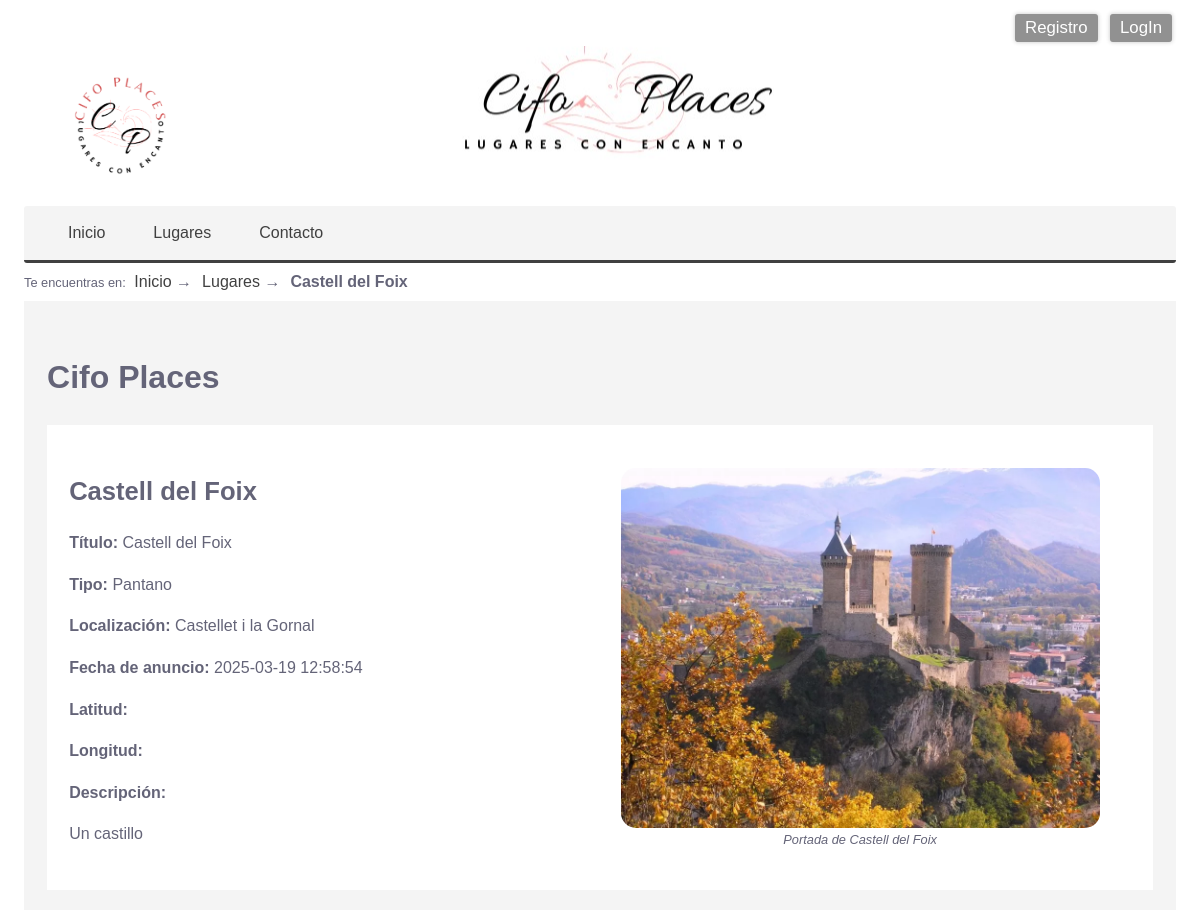
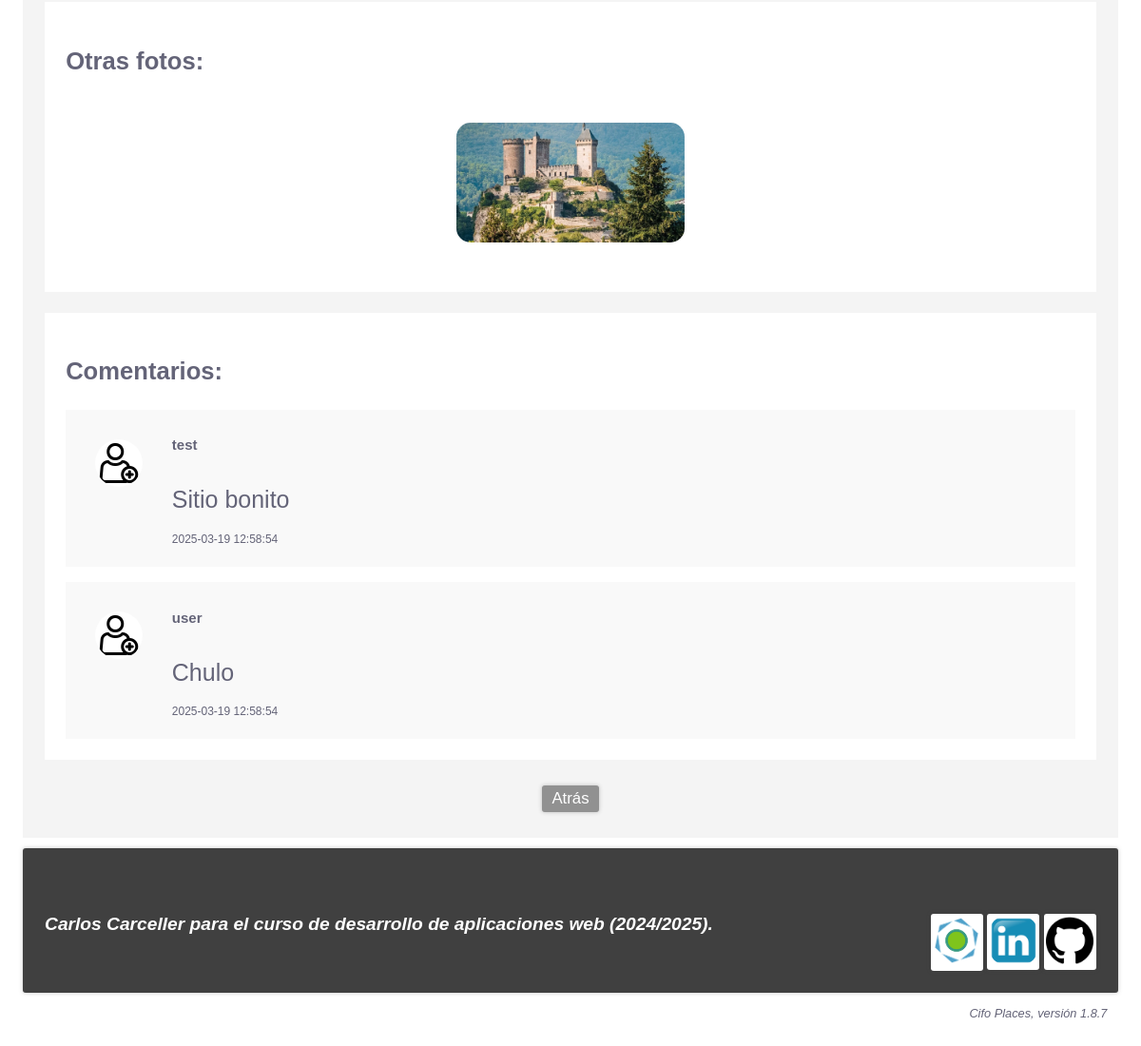
Screenshot of /Place/show/1 with the database file from the repository (2 pictures, top to bottom).
### tables this page shows
CREATE TABLE places(
	id INT PRIMARY KEY auto_increment,
    name VARCHAR(128) NOT NULL,
    type VARCHAR(128) NOT NULL,
    location VARCHAR(128) NOT NULL,
    description TEXT,
    mainpicture VARCHAR(128) NOT NULL,
    iduser INT NULL,
    latitude DOUBLE NULL DEFAULT NULL,
    longitude DOUBLE NULL DEFAULT NULL,
    created_at TIMESTAMP DEFAULT CURRENT_TIMESTAMP,
    updated_at TIMESTAMP NULL DEFAULT NULL ON UPDATE CURRENT_TIMESTAMP,
    
    FOREIGN KEY(iduser) REFERENCES users(id) 
		ON UPDATE CASCADE ON DELETE SET NULL
);

CREATE TABLE photos(
	id INT PRIMARY KEY auto_increment,
    name VARCHAR(128) NOT NULL,
    file VARCHAR(256) NOT NULL,
    alt VARCHAR(256) NOT NULL,
    description TEXT,
    date DATE NULL DEFAULT NULL,
    time TIME NULL DEFAULT NULL,
    iduser INT NULL,
    idplace INT NOT NULL, 
    created_at TIMESTAMP DEFAULT CURRENT_TIMESTAMP,
    updated_at TIMESTAMP NULL DEFAULT NULL ON UPDATE CURRENT_TIMESTAMP,
    
	FOREIGN KEY(iduser) REFERENCES users(id) 
		ON UPDATE CASCADE ON DELETE SET NULL,
    FOREIGN KEY(idplace) REFERENCES places(id) 
		ON UPDATE CASCADE ON DELETE CASCADE    
);

### app/libraries/View.php (called while the page is built, shortened)
<?php
class View{
    private string $name;
    public function __construct(
        string $name      = '',
        array $parameters = []
    ){
        $this->name       = $name;
    }
    public function load(){
        $template = new (TEMPLATE);
        try{
            @require VIEWS_FOLDER."/$this->name.php";
        }catch(Throwable $e){
            $message = DEBUG ?
            "<p>ERROR en la vista <b>".VIEWS_FOLDER."/$this->name.php</b>.</p>
             <p>INFORMACIÓN ADICIONAL: ".$e->getMessage()."</p>" :
             "Error al cargar la página.";
             throw new ViewException($message);
        }
    }
}

### app/http/ViewResponse.php (called while the page is built, shortened)
<?php
class ViewResponse extends Response{
    protected View $view;
    public function __construct(
        string $name,
        array $params       = [],
        int $httpCode       = 200,
        string $status      = 'OK'
    ){
        $this->view = new View($name, $params);
    }
    public function send(){
        $this->view->load();
        die();
    }
}

### public/index.php (called while the page is built, shortened)
<?php
require '../app/autoload.php';
require '../app/helpers/helpers.php';
try{
    switch(strtoupper(APP_TYPE)){
        case 'WEB' :  $response = (new App())->boot();
                      break;
    }
    $response->send();
}catch(Throwable $t){
    $mensaje = DEBUG ?
        'ERROR en el proceso de arranque: '.$t :
        'Se produjo un error, contacte con el administrador '.ADMIN_EMAIL.' si es necesario.';
    abort(500, 'INTERNAL SERVER ERROR', $mensaje, $t)->send();
}

### app/autoload.php (called while the page is built, shortened)
<?php
    function load(string $clase){
        foreach(AUTOLOAD_DIRECTORIES as $directorio){
           $ruta="$directorio/$clase.php";
           if(is_readable($ruta)){
                break;
           }
        }
    }

### app/libraries/Login.php (called while the page is built, shortened)
<?php
class Login{
    private static ?Authenticable $activeUser = NULL;
    public static function init(){
        self::$activeUser = Session::get('user') ??  NULL;
    }
	public static function user():?Authenticable{
	    return self::$activeUser;
	}
	public static function check():bool{
	    return !empty(self::user());
	}
	public static function guest():bool{
	    return empty(self::user());
	}
	public static function isAdmin(string $adminRole = 'ROLE_ADMIN'):bool{
	    return self::$activeUser && self::$activeUser->hasRole($adminRole);
	}
	public static function oneRole(array $roles):bool{
	    return self::user() && self::user()->oneRole($roles);
    }
}

### mvc/models/Model.php (called while the page is built, shortened)
<?php
abstract class Model{
    public static function getTable():string{
        return get_called_class()::$table ?? strtolower(get_called_class()).'s';
    }
    protected static function getJsonFields():array{
        return get_called_class()::$jsonFields ?? [];
    }
    public function parseJsonFields():object{
        $properties = self::getJsonFields();
        return $this;
    }
    public static function find(int $id = 0):?object{
        $table = self::getTable();
        $query = "SELECT * FROM $table WHERE id=$id";
        $entity = (DB_CLASS)::select($query, get_called_class());
        if($entity)
            $entity->parseJsonFields();
        return $entity;
    }
    public static function findOrFail(
        int $id = 0,
        ?string $message = NULL
    ):object{
        $entity = get_called_class()::find($id);
        return $entity;
    }
    public function hasMany(
        string $related,
        string $foreignKey = null,
        string $localKey = 'id'
    ):array{
        $tabla = $related::$table ?? strtolower($related).'s';
        $foreignKey = $foreignKey ?? 'id'.strtolower(get_called_class());
        $consulta = "SELECT * FROM $tabla WHERE $foreignKey = ".$this->$localKey;
        $entities =  (DB_CLASS)::selectAll($consulta, $related);
        return $entities;
    }
}

### app/libraries/DBMysqli.php (called while the page is built, shortened)
<?php
class DBMysqli extends DB{
    private static $conexion = null;
    public static function get():object{
        if(!self::$conexion){
            try{
                self::$conexion = @new mysqli(DB_HOST, DB_USER, DB_PASS, DB_NAME, DB_PORT);
            }catch(Throwable $e){
                $message = "No se pudo conectar con la Base de datos. ";
                if(DEBUG)
                    $message .= "Revisa la configuración: ".DB_HOST.', '.DB_USER.', *******, '.DB_NAME.', '.DB_PORT;
                throw new DatabaseException($message);
            }
        }
        return self::$conexion;
    }
    public static function query(string $consulta){
        try{
            $resultado = self::get()->query($consulta);
            return $resultado;
        }catch(Throwable $e){
            if(DEBUG){
                $mensaje = "<p>ERROR EN LA CONSULTA:</p>";
                $mensaje .= "<p><b>$consulta</b></p>";
                $mensaje .= "<p>".self::get()->error."</p>";
                throw new SQLException($mensaje);
            }else
                throw new SQLException('ERROR al realizar la operación sobre la base de datos.');
        }
    }
    public static function select(
        string $consulta,
        string $class = 'stdClass'
    ):?object{
        $resultado = self::query($consulta);
        $objeto = $resultado->fetch_object($class);
        return $objeto;
    }
    public static function selectAll(
        string $consulta,
        string $class='stdClass'
    ):array{
        $resultados = self::query($consulta);
        $objetos = [];
        while($r = $resultados->fetch_object($class))
            $objetos[] = $r;
        return $objetos;
    }
}

### mvc/controllers/PlaceController.php (called while the page is built, shortened)
<?php
class PlaceController extends Controller{
    public function show(int $id=0){
        $place = Place::findOrFail($id, "No se encontró el lugar indicado.");
        $comments = $place->hasMany('V_comment');
        $photos = $place->hasMany('Photo', 'idplace', 'id');
        return view('place/show',[
            'place'         => $place,
            'comments'      => $comments,
            'photos'        => $photos
        ]);
    }
}

### app/core/App.php (called while the page is built, shortened)
<?php
class App extends Kernel{
    public function boot():Response{
        try{
            $url = request()->get('url') ?? NULL;
            $url = $url ? explode('/', rtrim($url, '/')) : [];
            $controller = empty($url[0]) ?
                DEFAULT_CONTROLLER :
                ucfirst(strtolower(array_shift($url))).'Controller';
            $method = empty($url[0]) ?
                DEFAULT_METHOD :
                strtolower(array_shift($url));
            $controllerInstance = new $controller();
            return $controllerInstance->$method(...$url);
        }catch(NotIdentifiedException $e){
            Session::set('_pending_operation', '/'.request()->get('url'));
            return redirect('/Login');
        }catch(Throwable $t){
            $mensaje = DEBUG ?
                (new DebugInformation($t, $controller, $method, $url))->toHtml() :
                "No se pudo realizar la operación solicitada.";
            if(LOG_ERRORS)
                Log::addMessage(ERROR_LOG_FILE, get_class($t), $t->getMessage());
            if(DB_ERRORS)
                AppError::new(get_class($t), $t->getMessage());
            return abort(500, 'INTERNAL SERVER ERROR', $mensaje, $t);
        }
    }
}

### mvc/views/place/show.php (the view, shortened to what this page needs)
 <!DOCTYPE html>
<html lang="es">
	<head>
		<?= $template->css() ?>
	</head>
	<body>
		<?= $template->login() ?>
		<?= $template->header('Lista de lugares') ?>
		<?= $template->menu() ?>
		<?= $template->breadCrumbs([
		    'Lugares'=>'/Place/list/',
		    $place->name=>NULL
		]) ?>
		<main>
    		<h1><?= APP_NAME ?></h1>
    		<section id="detalles" class="flex-container gap2">
    			<div class="flex2">
        			<h2><?= $place->name?></h2>
        			<p><b>Título:</b>			<?=$place->name?></p>
        			<p><b>Tipo:</b>				<?=$place->type?></p>
        			<p><b>Localización:</b>		<?=$place->location?></p>
        			<p><b>Fecha de anuncio:</b>	<?=$place->created_at?></p>
        			<p><b>Latitud:</b>			<?=$place->latitude?></p>
        			<p><b>Longitud:</b>			<?=$place->longitude?></p>
        			<p><b>Descripción:</b>		<?=$place->description ? paragraph($place->description) : 'SIN DETALLES'?></p>
    			</div>
    			<figure class="flex2 centrado p2">
    				<img src="<?=FOTO_IMAGE_FOLDER.'/'.($place->mainpicture ?? DEFAULT_FOTO_IMAGE)?>"
    					class="large enlarge-image"
    					alt="Portada del lugar: <?=$place->name?>">
    				<figcaption>Portada de <?="$place->name"?></figcaption>
    			</figure>
    		</section>
    		<?php if (!empty($photos)) { ?>
            <section>
                <h2>Otras fotos:</h2>
                <div class="galeria-lugares">
                    <?php foreach ($photos as $photo) { ?>
                        <?php if (!empty($photo->file)) { ?>
                            <figure class="galeria-lugares">
                                <a href="/Photo/show/<?= $photo->id ?>">
                                    <img src="<?= FOTO_IMAGE_FOLDER . '/' . $photo->file ?>">
                                </a>
                            </figure>
                        <?php } ?>
                    <?php } ?>
                </div>
            </section>
        	<?php } ?>
        	<section>
                <h2>Comentarios:</h2>
                <?php if (!empty($comments)) { ?>
                    <div class="comments-container">
                        <?php foreach ($comments as $comment) { ?>
                            <div class="comment">
                                <figure class="comment-avatar">
                                    <img src="<?= USER_IMAGE_FOLDER . '/' . ($comment->userpicture ?? DEFAULT_USER_IMAGE) ?>" alt="Imagen de <?= $user->displayname ?>">
                                </figure>
                                <div class="comment-content">
                                    <p class="comment-author"><?= $comment->username ?></p>
                                    <p class="comment-text"><?= $comment->text ?></p>
                                    <p class="comment-date"><?= $comment->created_at ?></p>
                                </div>
                            </div>
                        <?php } ?>
                    </div>
                <?php } else { ?>
                    <p class="no-comments">No hay comentarios aún. ¡Sé el primero en comentar!</p>
                <?php } ?>
            </section>
    		<div class="centrado">
    			<a class="button" onclick="history.back()">Atrás</a>
    		</div>
		</main>
		<?= $template->footer() ?>
		<?= $template->version() ?>
	</body>
</html>

### app/helpers/helpers.php (shortened to what this page needs)
<?php
function paragraph(
    string $text = '',
    bool $edges = true,
    bool $collapse = true
):string{
    $text =  str_replace("\n", "</p><p>", $edges ? "<p>$text</p>" : $text);
    $text =  str_replace('&#13;', "</p><p>", $edges ? "<p>$text</p>" : $text);
    if($collapse){
        $text = preg_replace('/\s+/', ' ', $text);
        $text = preg_replace('/(\s<)/', '<', $text);
        $text = preg_replace('/(>\s)/', '>', $text);
    }
    return $text;
}

### rows the page displays
places: name "Castell del Foix", type "Pantano", location "Castellet i la Gornal", created_at "2025-03-19 12:58:54", description "Un castillo", mainpicture (picture)
photos: file (picture)

### other values shown
$miga "Inicio"
$miga "Lugares"
$miga "Castell del Foix"
APP_NAME "Cifo Places"
$comment->username "test"
$comment->text "Sitio bonito"
$comment->created_at "2025-03-19 12:58:54"
$comment->username "user"
$comment->text "Chulo"
